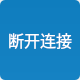
<?xml version="1.0" encoding="UTF-8"?>
<ui version="4.0">
 <class>closeButton</class>
 <widget class="QDialog" name="closeButton">
  <property name="geometry">
   <rect>
    <x>0</x>
    <y>0</y>
    <width>80</width>
    <height>80</height>
   </rect>
  </property>
  <property name="windowTitle">
   <string>Dialog</string>
  </property>
  <widget class="QPushButton" name="pushButton">
   <property name="geometry">
    <rect>
     <x>0</x>
     <y>0</y>
     <width>80</width>
     <height>80</height>
    </rect>
   </property>
   <property name="focusPolicy">
    <enum>Qt::NoFocus</enum>
   </property>
   <property name="styleSheet">
    <string notr="true">QPushButton{
	border-style: none;
	border: 0px;
	color: #FFFFFF;
	padding: 5px;	
	border-radius:5px;
 	font-family:'Microsoft YaHei';
	font-size:16px;
	background: qlineargradient(spread:pad, x1:0, y1:0, x2:0, y2:1, stop:0 #0F7DBE, stop:1 #1582C3); 
}

QPushButton[focusPolicy=&quot;0&quot;] {
	border-style: none;
	border: 0px;
	color: #F0F0F0;
	padding: 0px;	
	border-radius:3px;
	background: qlineargradient(spread:pad, x1:0, y1:0, x2:0, y2:1, stop:0 #0F7DBE, stop:1 #1582C3); 
}

QPushButton:hover{ 
	background: qlineargradient(spread:pad, x1:0, y1:0, x2:0, y2:1, stop:0 #50A3F0, stop:1 #489CEA);
}

QPushButton:pressed{ 
	background: qlineargradient(spread:pad, x1:0, y1:0, x2:0, y2:1, stop:0 #0F7DBE, stop:1 #1582C3);
}</string>
   </property>
   <property name="text">
    <string>断开连接</string>
   </property>
  </widget>
 </widget>
 <resources/>
 <connections/>
</ui>
